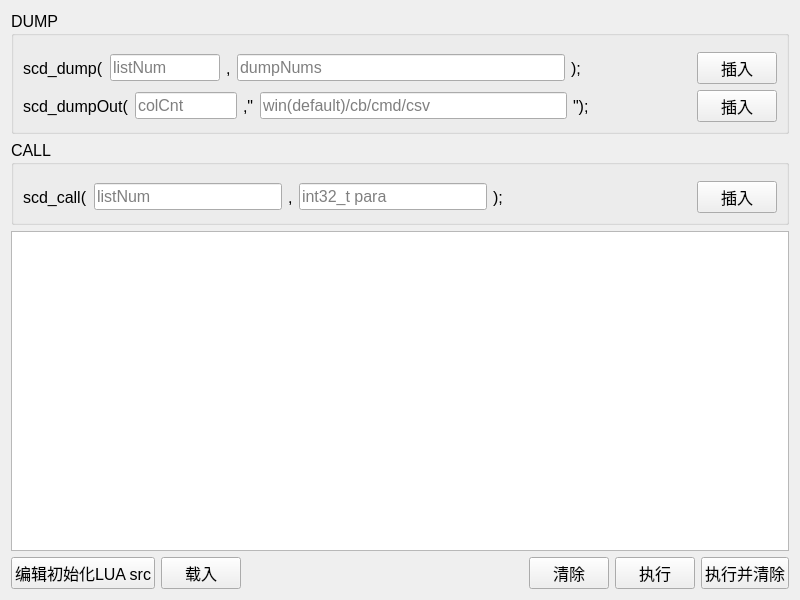
<?xml version="1.0" encoding="UTF-8"?>
<ui version="4.0">
 <class>luaForm</class>
 <widget class="QWidget" name="luaForm">
  <property name="geometry">
   <rect>
    <x>0</x>
    <y>0</y>
    <width>800</width>
    <height>600</height>
   </rect>
  </property>
  <property name="minimumSize">
   <size>
    <width>400</width>
    <height>300</height>
   </size>
  </property>
  <property name="font">
   <font>
    <pointsize>12</pointsize>
   </font>
  </property>
  <property name="windowTitle">
   <string>lua script</string>
  </property>
  <layout class="QVBoxLayout" name="verticalLayout_3">
   <item>
    <widget class="QGroupBox" name="groupBox">
     <property name="title">
      <string>DUMP</string>
     </property>
     <layout class="QVBoxLayout" name="verticalLayout_2">
      <property name="topMargin">
       <number>16</number>
      </property>
      <item>
       <layout class="QHBoxLayout" name="horizontalLayout_2" stretch="0,1,0,3,0,1,0">
        <item>
         <widget class="QLabel" name="label">
          <property name="text">
           <string>scd_dump(</string>
          </property>
         </widget>
        </item>
        <item>
         <widget class="QLineEdit" name="lineEdit1_1">
          <property name="placeholderText">
           <string>listNum</string>
          </property>
         </widget>
        </item>
        <item>
         <widget class="QLabel" name="label_2">
          <property name="text">
           <string>,</string>
          </property>
         </widget>
        </item>
        <item>
         <widget class="QLineEdit" name="lineEdit1_2">
          <property name="placeholderText">
           <string>dumpNums</string>
          </property>
         </widget>
        </item>
        <item>
         <widget class="QLabel" name="label_3">
          <property name="text">
           <string>);</string>
          </property>
         </widget>
        </item>
        <item>
         <spacer name="horizontalSpacer_2">
          <property name="orientation">
           <enum>Qt::Horizontal</enum>
          </property>
          <property name="sizeHint" stdset="0">
           <size>
            <width>40</width>
            <height>20</height>
           </size>
          </property>
         </spacer>
        </item>
        <item>
         <widget class="QPushButton" name="loadButton1">
          <property name="sizePolicy">
           <sizepolicy hsizetype="Preferred" vsizetype="Fixed">
            <horstretch>0</horstretch>
            <verstretch>0</verstretch>
           </sizepolicy>
          </property>
          <property name="text">
           <string>插入</string>
          </property>
         </widget>
        </item>
       </layout>
      </item>
      <item>
       <layout class="QHBoxLayout" name="horizontalLayout_3" stretch="0,1,0,3,0,1,0">
        <item>
         <widget class="QLabel" name="label_4">
          <property name="text">
           <string>scd_dumpOut(</string>
          </property>
         </widget>
        </item>
        <item>
         <widget class="QLineEdit" name="lineEdit2_1">
          <property name="placeholderText">
           <string>colCnt</string>
          </property>
         </widget>
        </item>
        <item>
         <widget class="QLabel" name="label_6">
          <property name="text">
           <string>,&quot;</string>
          </property>
         </widget>
        </item>
        <item>
         <widget class="QLineEdit" name="lineEdit2_2">
          <property name="placeholderText">
           <string>win(default)/cb/cmd/csv</string>
          </property>
         </widget>
        </item>
        <item>
         <widget class="QLabel" name="label_5">
          <property name="text">
           <string>&quot;);</string>
          </property>
         </widget>
        </item>
        <item>
         <spacer name="horizontalSpacer_3">
          <property name="orientation">
           <enum>Qt::Horizontal</enum>
          </property>
          <property name="sizeHint" stdset="0">
           <size>
            <width>40</width>
            <height>20</height>
           </size>
          </property>
         </spacer>
        </item>
        <item>
         <widget class="QPushButton" name="loadButton2">
          <property name="sizePolicy">
           <sizepolicy hsizetype="Preferred" vsizetype="Fixed">
            <horstretch>0</horstretch>
            <verstretch>0</verstretch>
           </sizepolicy>
          </property>
          <property name="text">
           <string>插入</string>
          </property>
         </widget>
        </item>
       </layout>
      </item>
     </layout>
    </widget>
   </item>
   <item>
    <widget class="QGroupBox" name="groupBox_2">
     <property name="title">
      <string>CALL</string>
     </property>
     <layout class="QHBoxLayout" name="horizontalLayout_4">
      <property name="topMargin">
       <number>16</number>
      </property>
      <item>
       <widget class="QLabel" name="label_7">
        <property name="text">
         <string>scd_call(</string>
        </property>
       </widget>
      </item>
      <item>
       <widget class="QLineEdit" name="lineEdit3_1">
        <property name="placeholderText">
         <string>listNum</string>
        </property>
       </widget>
      </item>
      <item>
       <widget class="QLabel" name="label_8">
        <property name="text">
         <string>,</string>
        </property>
       </widget>
      </item>
      <item>
       <widget class="QLineEdit" name="lineEdit3_2">
        <property name="placeholderText">
         <string>int32_t para</string>
        </property>
       </widget>
      </item>
      <item>
       <widget class="QLabel" name="label_9">
        <property name="text">
         <string>);</string>
        </property>
       </widget>
      </item>
      <item>
       <spacer name="horizontalSpacer_4">
        <property name="orientation">
         <enum>Qt::Horizontal</enum>
        </property>
        <property name="sizeHint" stdset="0">
         <size>
          <width>40</width>
          <height>20</height>
         </size>
        </property>
       </spacer>
      </item>
      <item>
       <widget class="QPushButton" name="loadButton3">
        <property name="sizePolicy">
         <sizepolicy hsizetype="Preferred" vsizetype="Fixed">
          <horstretch>0</horstretch>
          <verstretch>0</verstretch>
         </sizepolicy>
        </property>
        <property name="text">
         <string>插入</string>
        </property>
       </widget>
      </item>
     </layout>
    </widget>
   </item>
   <item>
    <widget class="QPlainTextEdit" name="plainTextEdit"/>
   </item>
   <item>
    <layout class="QHBoxLayout" name="horizontalLayout">
     <item>
      <widget class="QPushButton" name="srcButton">
       <property name="text">
        <string>编辑初始化LUA src</string>
       </property>
      </widget>
     </item>
     <item>
      <widget class="QPushButton" name="loadButton">
       <property name="sizePolicy">
        <sizepolicy hsizetype="Preferred" vsizetype="Fixed">
         <horstretch>0</horstretch>
         <verstretch>0</verstretch>
        </sizepolicy>
       </property>
       <property name="text">
        <string>载入</string>
       </property>
      </widget>
     </item>
     <item>
      <spacer name="horizontalSpacer">
       <property name="orientation">
        <enum>Qt::Horizontal</enum>
       </property>
       <property name="sizeHint" stdset="0">
        <size>
         <width>40</width>
         <height>20</height>
        </size>
       </property>
      </spacer>
     </item>
     <item>
      <widget class="QPushButton" name="clearButton">
       <property name="sizePolicy">
        <sizepolicy hsizetype="Preferred" vsizetype="Fixed">
         <horstretch>0</horstretch>
         <verstretch>0</verstretch>
        </sizepolicy>
       </property>
       <property name="text">
        <string>清除</string>
       </property>
      </widget>
     </item>
     <item>
      <widget class="QPushButton" name="exeButton">
       <property name="sizePolicy">
        <sizepolicy hsizetype="Preferred" vsizetype="Fixed">
         <horstretch>0</horstretch>
         <verstretch>0</verstretch>
        </sizepolicy>
       </property>
       <property name="text">
        <string>执行</string>
       </property>
      </widget>
     </item>
     <item>
      <widget class="QPushButton" name="exe_clr_Button">
       <property name="sizePolicy">
        <sizepolicy hsizetype="Preferred" vsizetype="Fixed">
         <horstretch>0</horstretch>
         <verstretch>0</verstretch>
        </sizepolicy>
       </property>
       <property name="text">
        <string>执行并清除</string>
       </property>
       <property name="shortcut">
        <string>Ctrl+Return</string>
       </property>
      </widget>
     </item>
    </layout>
   </item>
  </layout>
 </widget>
 <resources/>
 <connections/>
</ui>
